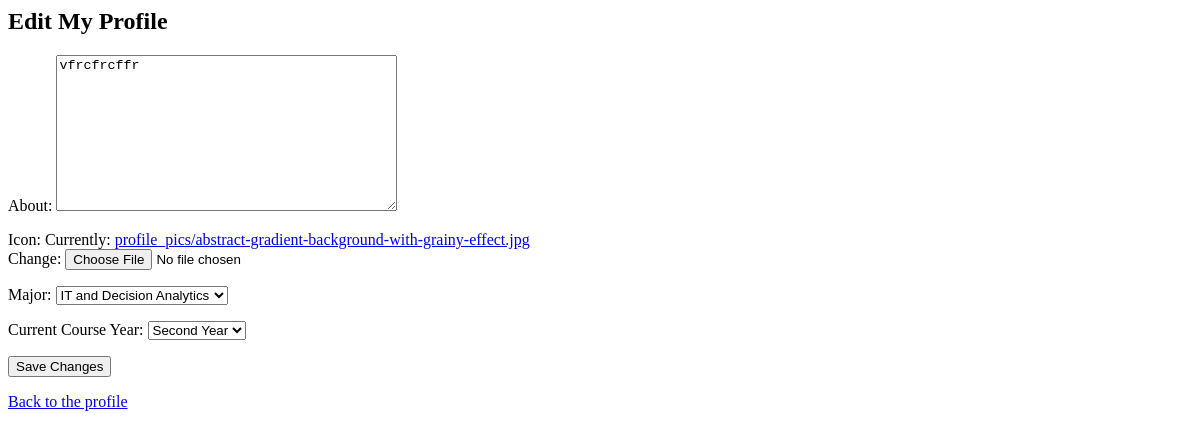
/profile/edit/ (signed in), run on an earlier commit of the app's database.
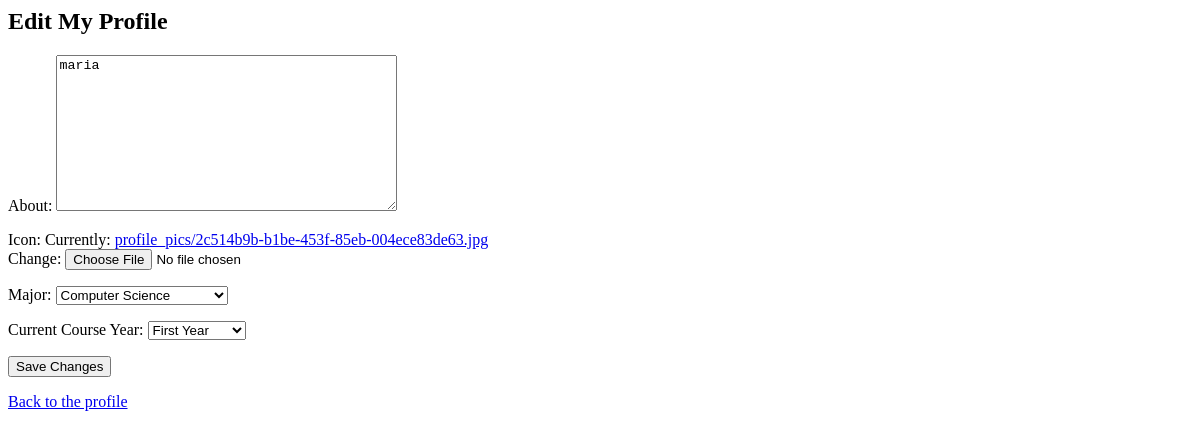
And on a later commit of the database.
### users/models.py (models this page shows, shortened)
class Profile(models.Model):
    YEAR_CHOICES = [
        (1, 'First Year'),
        (2, 'Second Year'),
        (3, 'Third Year'),
        (4, 'Fourth Year'),
    ]
    MAJOR_CHOICES = [
        ('CS', 'Computer Science'),
        ('RO', 'Robotics'),
        ('DA', 'IT and Decision Analytics'),
    ]
    user = models.OneToOneField(User, on_delete=models.CASCADE)
    email = models.TextField(max_length=500,blank=True)
    about = models.TextField(max_length=500,blank=True)
    icon = models.ImageField(upload_to='profile_pics/', default='profile_pics/default.jpg')
    major = models.CharField(
        max_length=2,
        choices=MAJOR_CHOICES,
        default='CS'
    )
    year_of_study = models.IntegerField(
        choices=YEAR_CHOICES,
        default=1,
        verbose_name="Current Course Year"
    )

### users/views.py (the view)
# urls.py: path('edit/', views.edit_profile, name='edit_profile'),
@login_required
def edit_profile(request):
    if request.method == 'POST':
        form = ProfileUpdateForm(request.POST, request.FILES, instance=request.user.profile)
        if form.is_valid():
            form.save()
            return redirect('profile')
    else:
        form = ProfileUpdateForm(instance=request.user.profile)
    return render(request, 'users/edit_profile.html', {'form': form})

### users/forms.py
class ProfileUpdateForm(forms.ModelForm):
    class Meta:
        model = Profile
        fields = ['about', 'icon', 'major', 'year_of_study']

### users/templates/users/edit_profile.html (shortened to what this page needs)
<h2>Edit My Profile</h2>
<form method="POST" enctype="multipart/form-data">
    {{ form.as_p }}
    <button type="submit">Save Changes</button>
</form>
<p><a href="{% url 'profile' %}">Back to the profile</a></p>

What changed in the data, as far as the page shows it:
changed Profile: about "vfrcfrcffr" → "maria"; major "IT and Decision Analytics" → "Computer Science"; year_of_study "Second Year" → "First Year"
Also different on the page:
text no longer shown: "About: Icon: Currently: profile_pics/abstract-gradient-background-with-grainy-effect.jpg Change: Major: Current Course Year:"
text now shown: "About: Icon: Currently: profile_pics/2c514b9b-b1be-453f-85eb-004ece83de63.jpg Change: Major: Current Course Year:"
